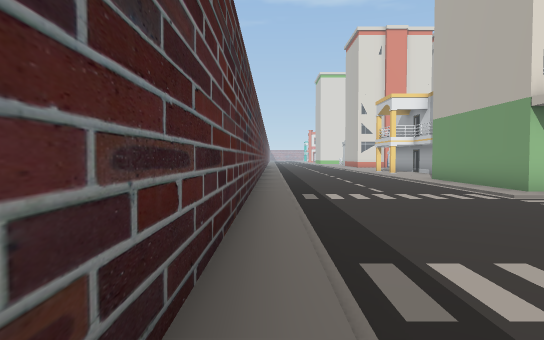
view 1 (above)

24 first-person views from a walk through a Unity game level. The camera is 1.4 m above the floor, tilts 2° down and sees 75° across. The floor is counted in squares, 2 m on a side. Each view is taken from the middle of a square. On the plan, view 1 faces up. The plan holds only what a view shows up to about 11 squares ahead; the rest is blank. The place goes on beyond the plan. The player character is not drawn. Some surface patterns are stand-ins.

view 2
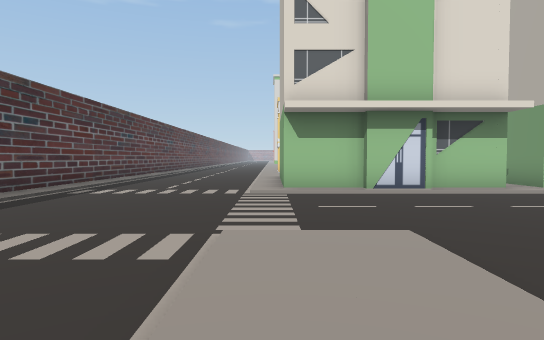

view 3
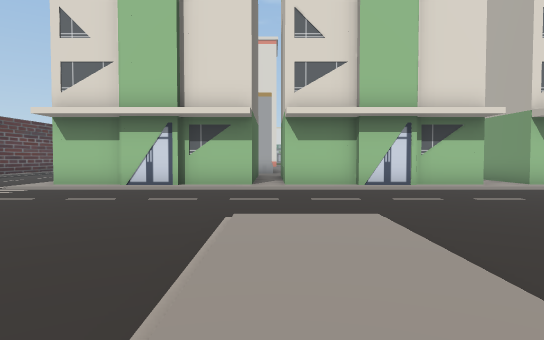

view 4
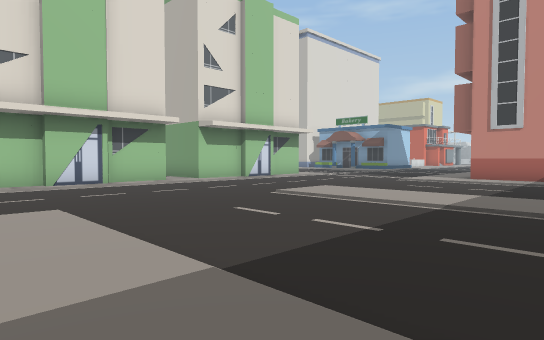

view 5
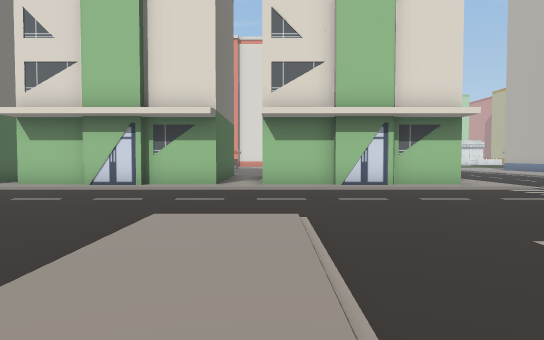

view 6
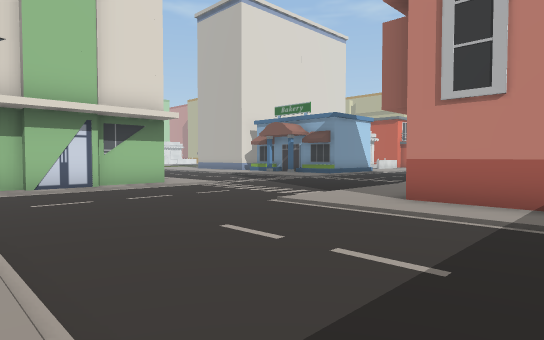

view 7
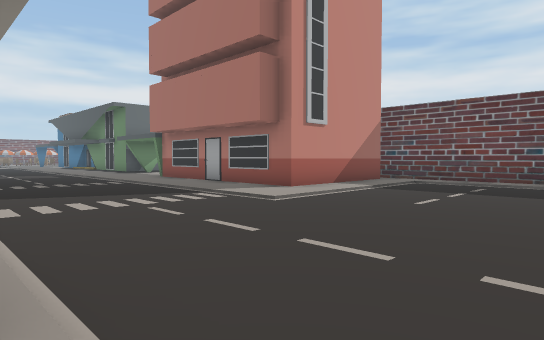

view 8
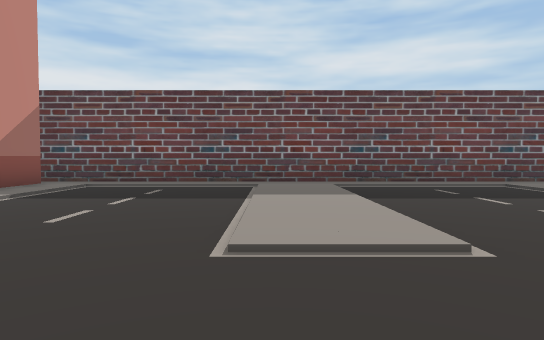

view 9
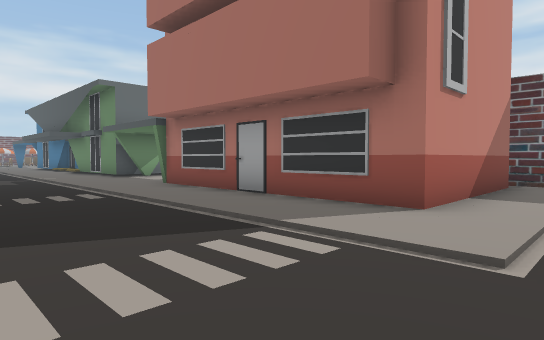

view 10
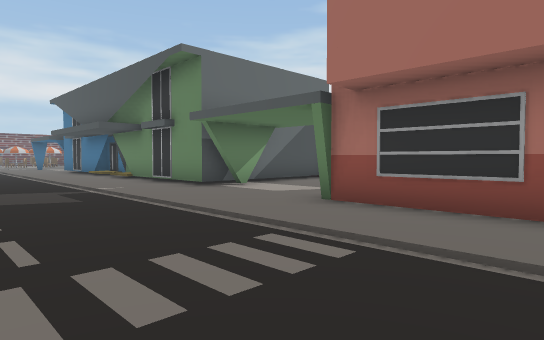

view 11
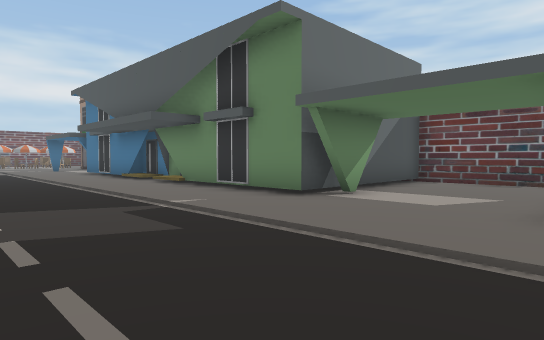

view 12
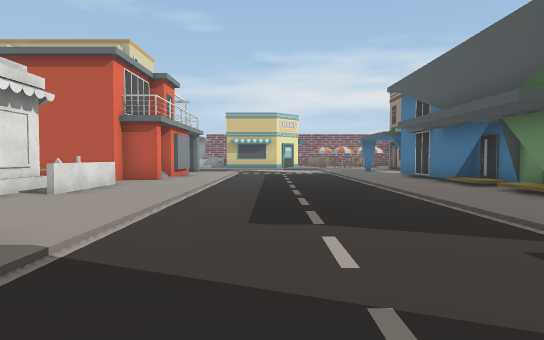

view 13
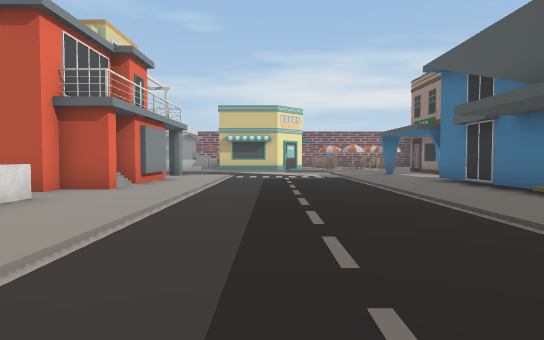

view 14
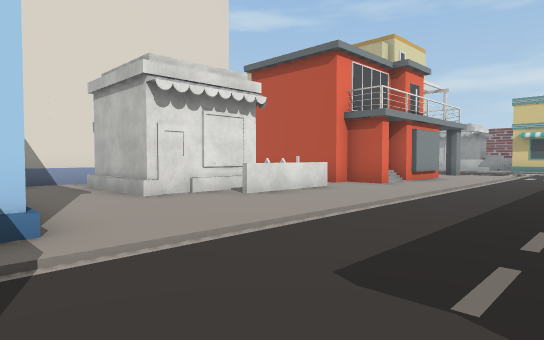

view 15
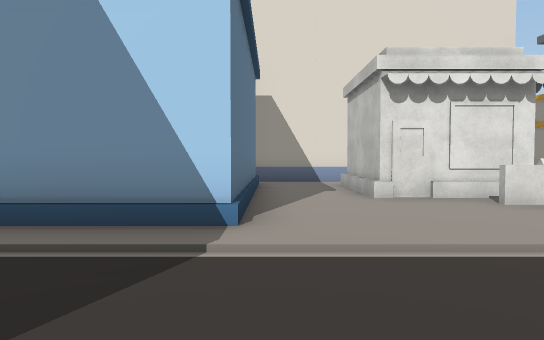

view 16
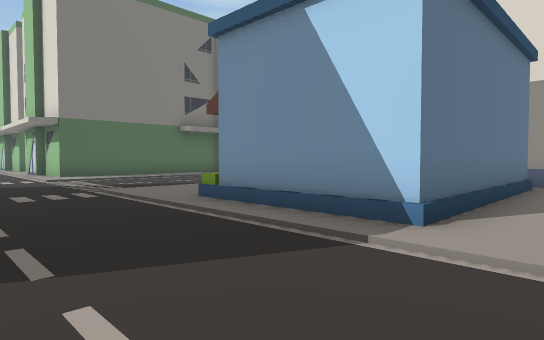

view 17
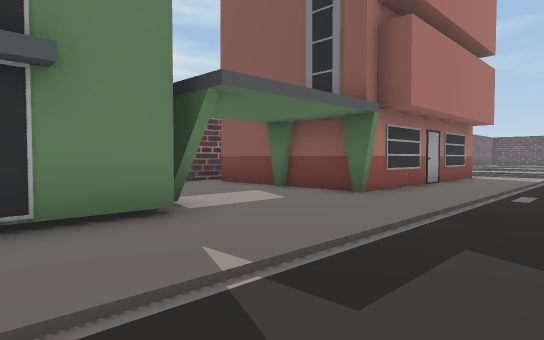

view 18
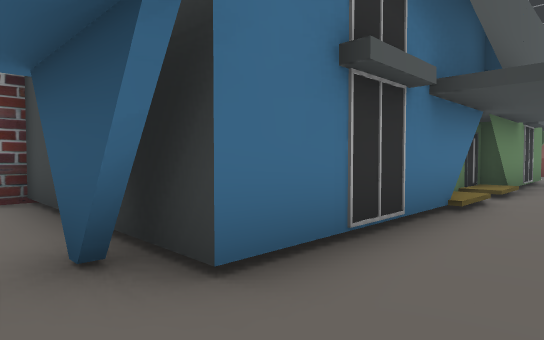

view 19
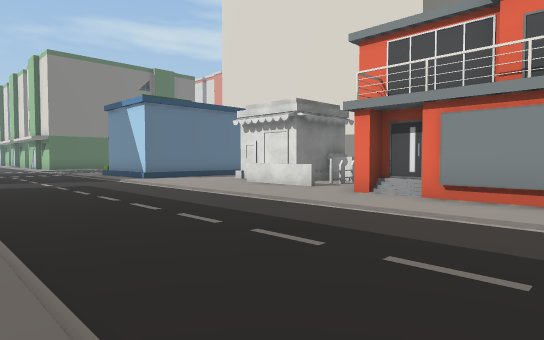

view 20
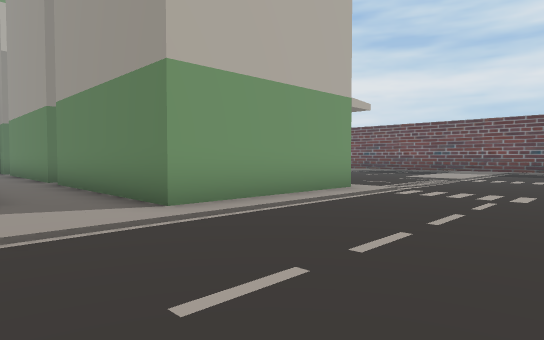

view 21
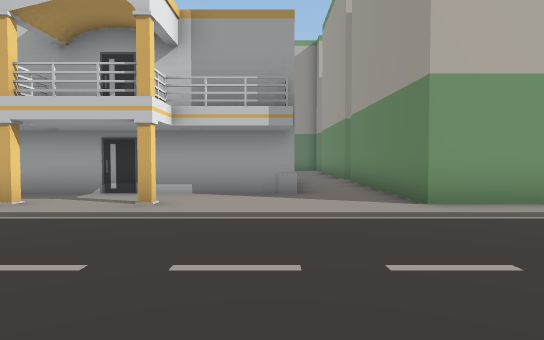

view 22
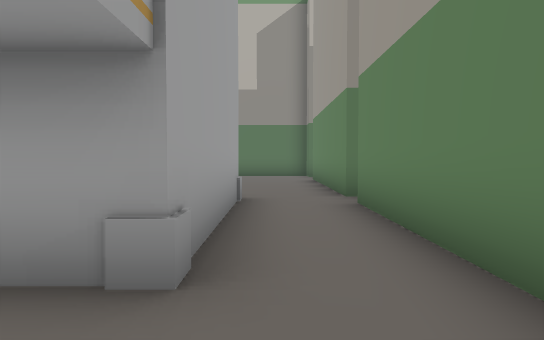

view 23
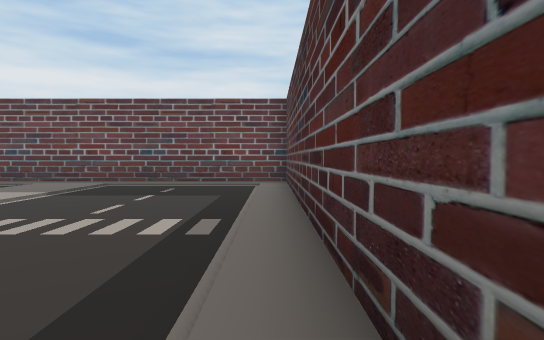

view 24
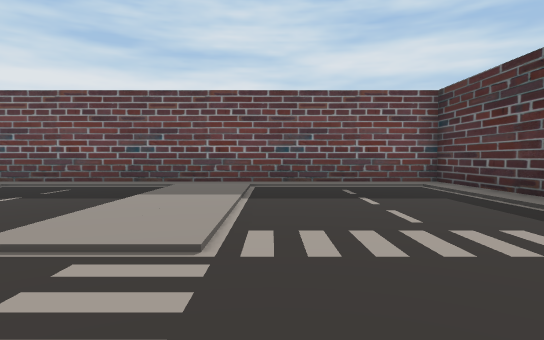

### Floor plan
Key: @ floor where view 1 was taken; # wall or solid block; . floor; B building; O other object.
Columns run from 1 left of view 1 to 46 right of it. Each row starts with its distance up from view 1.
 18       .##
 17     ....#
 16    .....#
 15   ......#
 14  .......#####.....                 BBBBBBBB
 13   ................                  ...
 12   ................                 B..#    #
 11 #......BBBBB BBBBB                 B..###O #
 10 #......B                   ..      B..###.O#
  9 #......B   B.B   B.B     ......    B....OO.####
  8 #......BB BB.BB BB.BB  BB.......BBBB............
  7 #........B.....B.....BB.........................
  6 #...............................................
  5 #...............................................
  4 #...............................................
  3 #...............................................
  2 #...............................................
  1 #...............................................
  0 #@.......................BBBBBBB...############.
 -1 #........................B     B...#          #.
 -2 #........................B     B...#          ..
 -3 #........................B     B...#         #.
 -4 #.........................     ....#         #.
 -5 ##########################     #####         ##

Where each view was taken, in squares from view 1:
view 1: 0 up, 0 right, facing up
view 2: 1 down, 5 right, facing up
view 3: 2 down, 11 right, facing up
view 4: 3 down, 11 right, facing up-right
view 5: 2 down, 18 right, facing up
view 6: 2 down, 18 right, facing up-right
view 7: 7 up, 18 right, facing down-right
view 8: 5 up, 18 right, facing down
view 9: 5 up, 22 right, facing down-right
view 10: 5 up, 27 right, facing down-right
view 11: 5 up, 30 right, facing down-right
view 12: 5 up, 32 right, facing right
view 13: 5 up, 35 right, facing right
view 14: 4 up, 34 right, facing up-right
view 15: 4 up, 35 right, facing up
view 16: 4 up, 36 right, facing up-left
view 17: 4 up, 36 right, facing down-left
view 18: 2 up, 46 right, facing down-left
view 19: 2 up, 46 right, facing up-left
view 20: 14 up, 1 right, facing down-right
view 21: 14 up, 0 right, facing right
view 22: 13 up, 5 right, facing right
view 23: 6 up, 0 right, facing down
view 24: 5 up, 4 right, facing down
